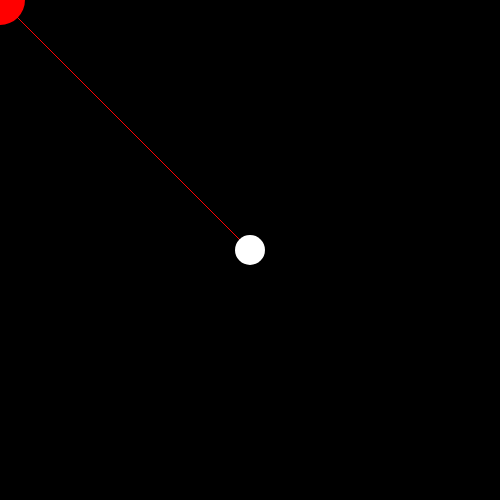
Frame 1 (no input)
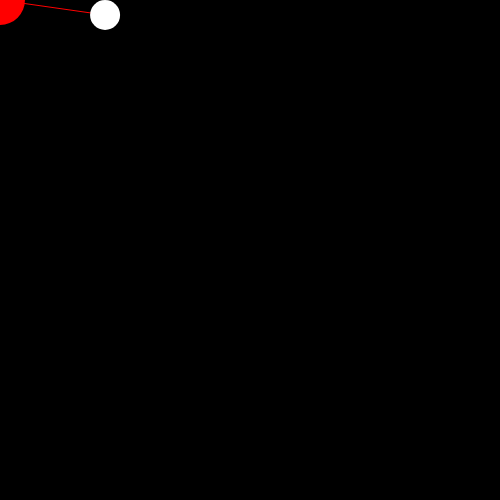
Frame 60 (no input)
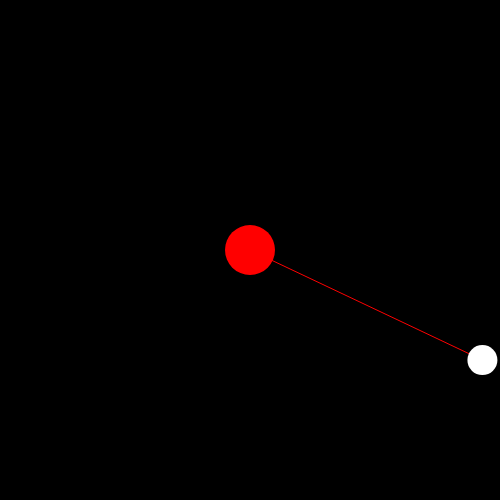
Frame 120 (the mouse pressed at the canvas centre since frame 60)

The p5.js sketch that drew these frames (run headless with seeded random() and noise() and a simulated clock; from frame 60 on, the mouse is pressed at the canvas centre):

// p5.js sketch
// ── sketch.js
// 白色小球位置
var pos = {};
// 绿色牵引绳单位长度能产生的拉力
var s = 1;
// 白色小球速度
var v = {
	x: 6,
	y: 3
}
// 白色小球加速度
var a = {
	x: 0,
	y: 0
}
function setup() {
	createCanvas(500, 500);
	pos = {
		x: width / 2,
		y: height / 2
	}
}
function draw() {
	background(0);
	// 绘制跟随鼠标的具有引力的小球
	fill(255, 0, 0);
	noStroke();
	// 跟随鼠标移动的引力球
	ellipse( mouseX, mouseY, 50, 50);
	// 牵引绳长度
	var length = dist(pos.x, pos.y, mouseX, mouseY);
	if (length <= 50)  {
		stroke(0,255, 0);
	} else {
		stroke(255, 0, 0);
	}
	line(pos.x, pos.y, mouseX, mouseY);

	var deltaX = mouseX - pos.x;
	var deltaY = mouseY - pos.y;
	a.x = (deltaX * s) / 1000;
	a.y = (deltaY * s) / 1000;

	// 绘制运动小球
	fill(255);
	noStroke();
	ellipse( pos.x, pos.y, 30, 30)


	// 先计算新的速度
	v.x = v.x + a.x;
	v.y = v.y + a.y;
	// 再计算由新速度改变的新位置
	pos.x = pos.x + v.x;
	pos.y = pos.y + v.y;

	// 如果y方向位置触底，速度反向
	// 动能 = 质量 x 速度

	if (pos.y + 15 >= height) {
		pos.y = height - 15;
		v.y = -v.y;
	}
	if(pos.y - 15 <= 0) {
		pos.y = 0 + 15;
		v.y = -v.y;
	}

	if (pos.x + 15 >= width) {
		pos.x = width - 15;
		v.x = - v.x;
	}
	if(pos.x - 15 <= 0){
		pos.x = 15;
		v.x = - v.x;
	}

}
